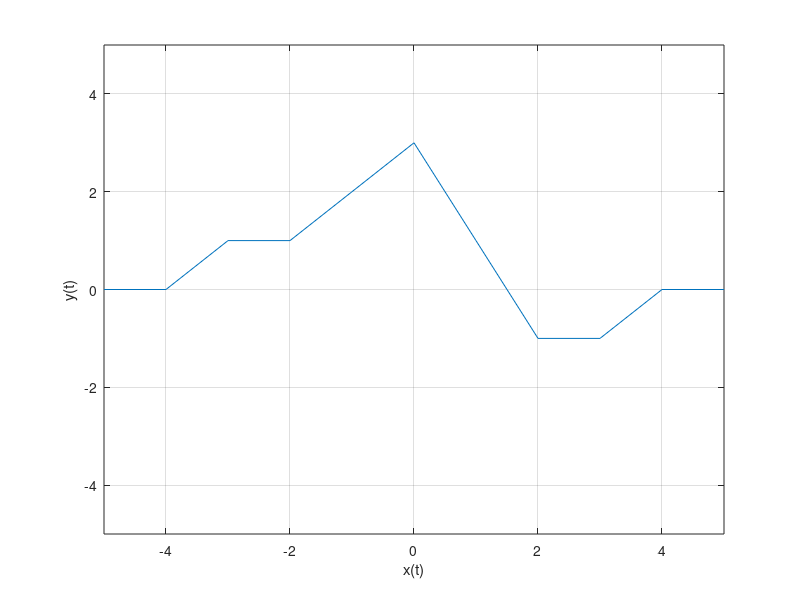

Here is the MATLAB script that generated this plot:
t=-5:1:5;
x=zeros(size(t));
t1= t>=-4 & t<=-3;
x(t1)=t(t1)+4;
t2= t>-3 & t<=-2;     
x(t2) = 1;
t3 = t>-2 & t<=-1;
x(t3) = t(t3)+3;
t4 = t>-1 & t<=0;
x(t4) = t(t4)+3;
t5 = t>0 & t<=1;
x(t5) = -2*t(t5)+3;
t6 = t>1 & t<=2;
x(t6) = -2*t(t6)+3;
t7 = t>2 & t<=3;
x(t7)=-1;
t8=t>3 &t <=4;
x(t8)=t(t8)-4;

plot(t,x);
xlim([-5  5]);
ylim([-5 5]);
xlabel('x(t)');
ylabel('y(t)');

grid on;
